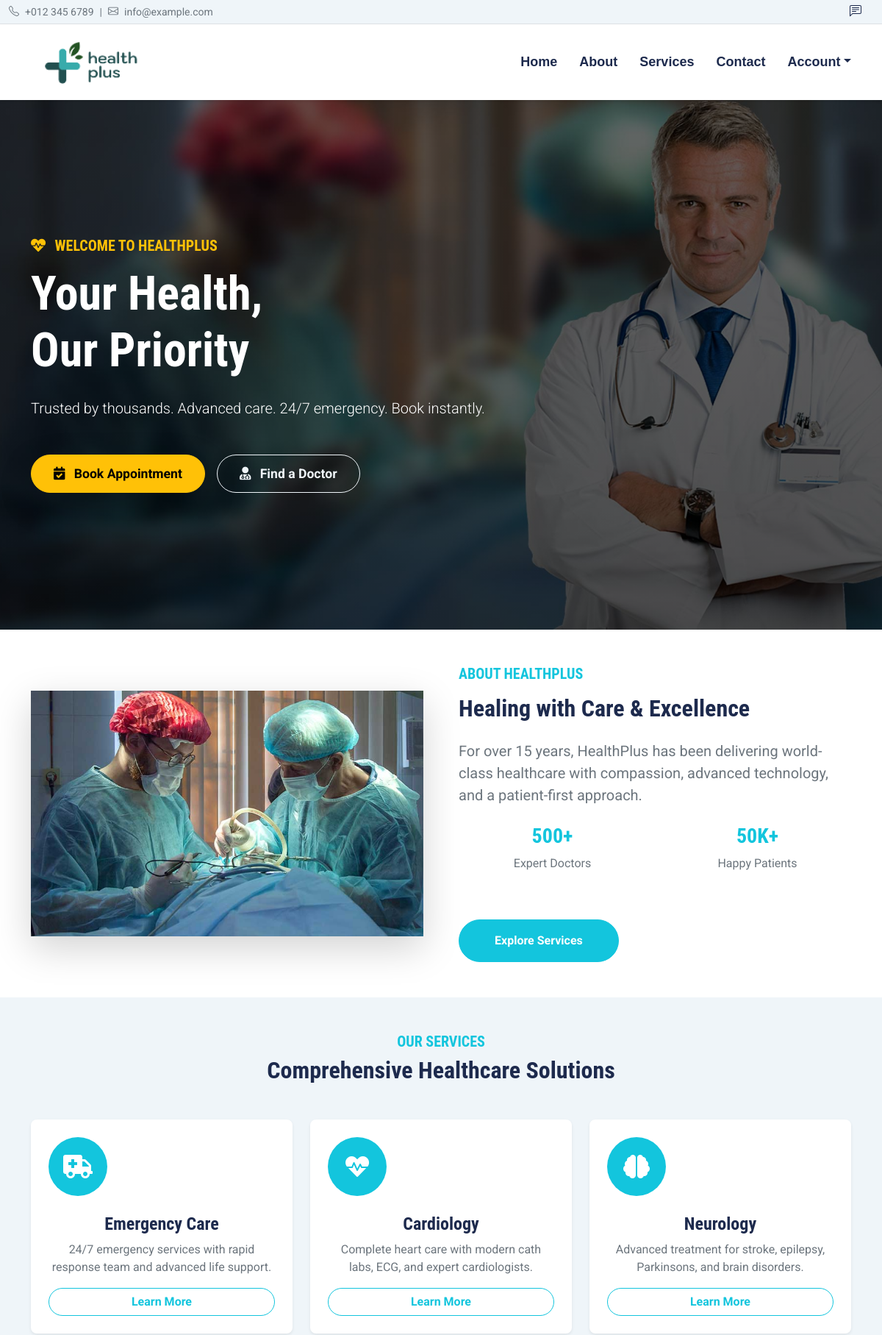
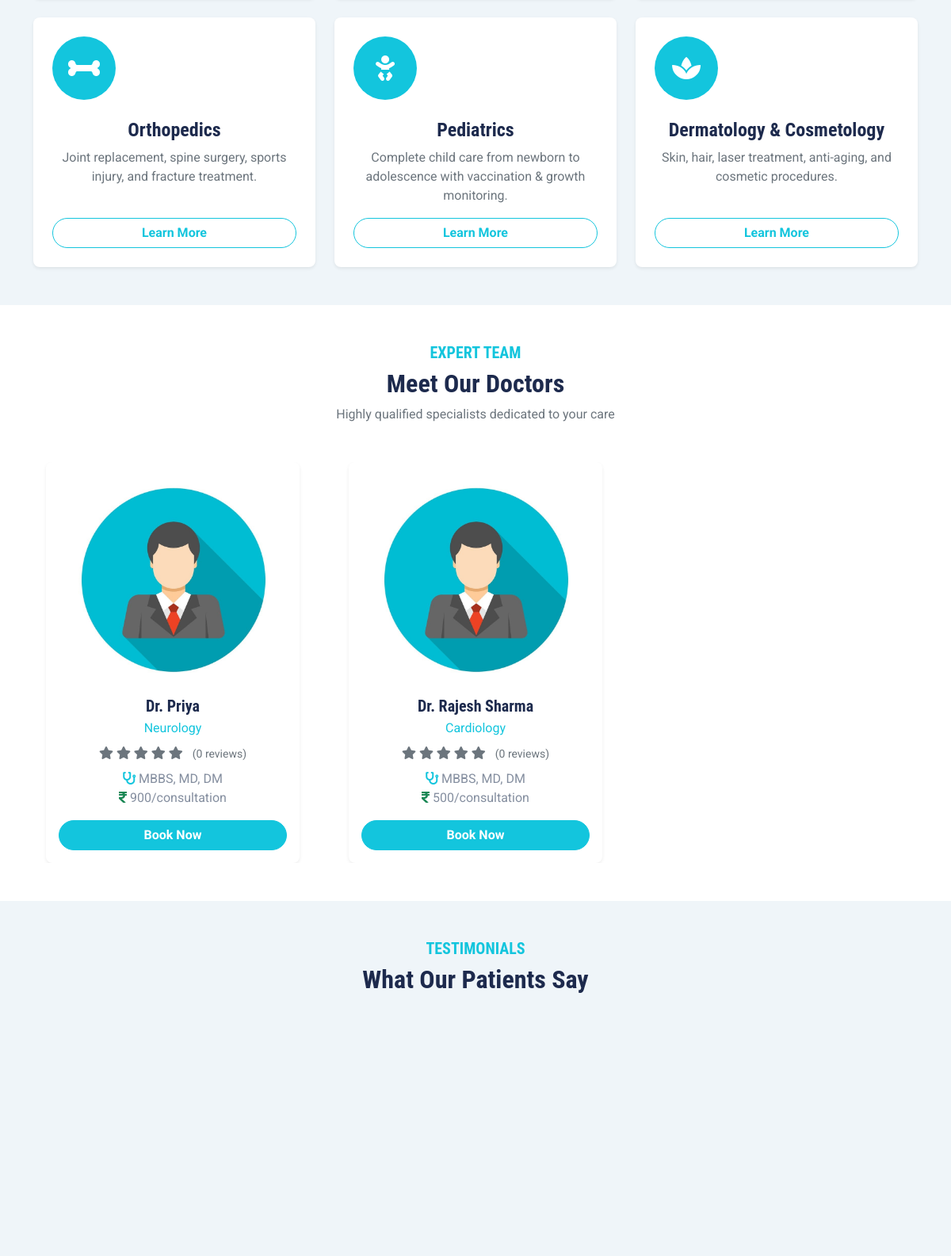
The page / (upper part) on the database its author committed (2 pictures, top to bottom).
### healthcare/models.py (models this page shows, shortened)
class Doctor(models.Model):
    user = models.OneToOneField(CustomUser, on_delete=models.CASCADE, related_name='doctor_profile')
    speciality = models.ForeignKey(Speciality, on_delete=models.SET_NULL, null=True, related_name='doctors')
    degree = models.CharField(max_length=100)
    experience_years = models.PositiveIntegerField(default=0)
    fees = models.PositiveIntegerField(validators=[MinValueValidator(100)])
    consultation_time = models.PositiveSmallIntegerField(default=30, help_text="Minutes per patient")
    is_verified = models.BooleanField(default=False)
    rating = models.DecimalField(max_digits=3, decimal_places=2, default=0.00)
    total_reviews = models.PositiveIntegerField(default=0)
    created_at = models.DateTimeField(auto_now_add=True)
    class Meta:
        ordering = ['user__first_name']

class CustomUser(AbstractUser):
    ROLE_CHOICES = (
        ('patient', 'Patient'),
        ('doctor', 'Doctor'),
        ('admin', 'Admin'),
    )
    username = None
    email = models.EmailField(unique=True, db_index=True)
    role = models.CharField(max_length=20, choices=ROLE_CHOICES, default='patient')
    first_name = models.CharField(max_length=50)
    last_name = models.CharField(max_length=50, blank=True)
    mobile_number = models.CharField(max_length=15, blank=True, null=True)
    gender = models.CharField(max_length=10, choices=[('male','Male'),('female','Female'),('other','Other')], blank=True)
    dob = models.DateField("Date of Birth", null=True, blank=True)
    address = models.TextField(blank=True)
    image = models.ImageField(upload_to='users/', blank=True, null=True)
    is_email_verified = models.BooleanField(default=False)
    created_at = models.DateTimeField(auto_now_add=True)
    objects = UserManager()
    USERNAME_FIELD = 'email'
    REQUIRED_FIELDS = []
    def get_full_name(self):
        return f"{self.first_name} {self.last_name}".strip() or self.email

class Speciality(models.Model):
    name = models.CharField(max_length=100, unique=True)
    description = models.TextField(blank=True)
    created_at = models.DateTimeField(auto_now_add=True)

class Feedback(models.Model):
    user = models.ForeignKey(CustomUser, on_delete=models.SET_NULL, null=True, blank=True)
    rating = models.PositiveSmallIntegerField(choices=[(i,i) for i in range(1,6)])
    message = models.TextField()
    created_at = models.DateTimeField(auto_now_add=True)

### healthcare/views/index.py (the view)
# urls.py: 2. Add a URL to urlpatterns:  path('', views.home, name='home')
def home(request):
    services = [
        {
            'title': 'Emergency Care',
            'description': '24/7 emergency services with rapid response team and advanced life support.',
            'icon': 'fa-ambulance'
        },
        {
            'title': 'Cardiology',
            'description': 'Complete heart care with modern cath labs, ECG, and expert cardiologists.',
            'icon': 'fa-heartbeat'
        },
        {
            'title': 'Neurology',
            'description': 'Advanced treatment for stroke, epilepsy, Parkinsons, and brain disorders.',
            'icon': 'fa-brain'
        },
        {
            'title': 'Orthopedics',
            'description': 'Joint replacement, spine surgery, sports injury, and fracture treatment.',
            'icon': 'fa-bone'
        },
        {
            'title': 'Pediatrics',
            'description': 'Complete child care from newborn to adolescence with vaccination & growth monitoring.',
            'icon': 'fa-baby'
        },
        {
            'title': 'Dermatology & Cosmetology',
            'description': 'Skin, hair, laser treatment, anti-aging, and cosmetic procedures.',
            'icon': 'fa-spa'
        },
    ]
    doctors = Doctor.objects.filter(is_verified=True)[:10]
    feedback = Feedback.objects.all()
    context = {'services': services, 'doctors': doctors, 'feedback': feedback}
    return render(request,'pages/home.html', context)

### templates/pages/home.html (shortened to what this page needs)
{% extends "base/base.html" %}
{% load static %}
{% block extra_css %}
<link href="https://cdn.jsdelivr.net/npm/owl.carousel@2.3.4/dist/assets/owl.carousel.min.css" rel="stylesheet">
<link href="https://cdn.jsdelivr.net/npm/owl.carousel@2.3.assets/owl.theme.default.min.css" rel="stylesheet">
{% endblock %}
{% block content %}
<section class="hero-header">
    <div class="container">
        <div class="row align-items-center">
            <div class="col-lg-7 text-center text-lg-start">
                <h5 class="text-uppercase text-warning mb-3 fw-bold">
                    <i class="fas fa-heartbeat me-2"></i> Welcome to HealthPlus
                </h5>
                <h1 class="display-3 text-white mb-4">
                    Your Health,<br>Our Priority
                </h1>
                <p class="lead mb-5 fs-5">
                    Trusted by thousands. Advanced care. 24/7 emergency. Book instantly.
                </p>
                <div class="d-flex flex-wrap gap-3 justify-content-center justify-content-lg-start">
                    <a href="{% if user.is_authenticated %}{% url 'book_appointment' %}{% else %}{% url 'login' %}{% endif %}"
                       class="btn btn-warning btn-cta shadow-lg">
                        <i class="fas fa-calendar-check me-2"></i> Book Appointment
                    </a>
                    <a href="#doctors" class="btn btn-outline-light btn-cta">
                        <i class="fas fa-user-md me-2"></i> Find a Doctor
                    </a>
                </div>
            </div>
        </div>
    </div>
</section>
<section class="py-5 bg-white">
    <div class="container">
        <div class="row align-items-center g-5">
            <div class="col-lg-6">
                <img src="{% static 'img/about.jpg' %}" class="img-fluid rounded-4 shadow-lg" alt="HealthPlus Hospital">
            </div>
            <div class="col-lg-6">
                <h5 class="text-primary text-uppercase fw-bold mb-3">About HealthPlus</h5>
                <h2 class="fw-bold mb-4">Healing with Care & Excellence</h2>
                <p class="text-muted fs-5 mb-4">
                    For over 15 years, HealthPlus has been delivering world-class healthcare with compassion, advanced technology, and a patient-first approach.
                </p>
                <div class="row g-4 mb-5">
                    <div class="col-6">
                        <div class="text-center">
                            <h3 class="text-primary fw-bold">500+</h3>
                            <p class="text-muted">Expert Doctors</p>
                        </div>
                    </div>
                    <div class="col-6">
                        <div class="text-center">
                            <h3 class="text-primary fw-bold">50K+</h3>
                            <p class="text-muted">Happy Patients</p>
                        </div>
                    </div>
                </div>
                <a href="#services" class="btn btn-primary rounded-pill px-5 py-3">Explore Services</a>
            </div>
        </div>
    </div>
</section>
<section class="py-5 bg-light" id="services">
    <div class="container">
        <div class="text-center mb-5">
            <h5 class="text-primary text-uppercase fw-bold">Our Services</h5>
            <h2 class="fw-bold">Comprehensive Healthcare Solutions</h2>
        </div>
        <div class="row g-4">
            {% for service in services|slice:":6" %}
            <div class="col-lg-4 col-md-6">
                <div class="card service-card h-100 border-0 shadow-sm text-center p-4">
                    <div class="bg-primary text-white rounded-circle d-inline-flex align-items-center justify-content-center mb-4" style="width:80px;height:80px;">
                        <i class="fas fa-2x {{ service.icon|default:'fa-stethoscope' }}"></i>
                    </div>
                    <h4 class="fw-bold">{{ service.title }}</h4>
                    <p class="text-muted">{{ service.description|truncatewords:25 }}</p>
                    <a href="#" class="btn btn-outline-primary rounded-pill mt-auto">Learn More</a>
                </div>
            </div>
            {% endfor %}
        </div>
    </div>
</section>
<section class="py-5" id="doctors">
    <div class="container">
        <div class="text-center mb-5">
            <h5 class="text-primary text-uppercase fw-bold">Expert Team</h5>
            <h2 class="fw-bold">Meet Our Doctors</h2>
            <p class="text-muted">Highly qualified specialists dedicated to your care</p>
        </div>
        <div class="owl-carousel doctor-carousel">
            {% for doctor in doctors %}
            <div class="text-center px-3">
                <div class="card doctor-card border-0 shadow-sm overflow-hidden">
                    {% if doctor.user.image %}
                        <img src="{{ doctor.user.image.url }}" class="doctor-img" alt="Dr. {{ doctor.user.get_full_name }}">
                    {% else %}
                        <img src="{% static 'img/login_logo.jpeg' %}" class="doctor-img" alt="Doctor">
                    {% endif %}
                    <div class="card-body">
                        <h5 class="fw-bold mb-1">Dr. {{ doctor.user.get_full_name }}</h5>
                        <p class="text-primary mb-2">{{ doctor.speciality.name }}</p>
                        <div class="star-rating mb-2">
                            {% with rating=doctor.rating|floatformat:0 %}
                                {% for i in "12345" %}
                                    <i class="fas fa-star {% if forloop.counter <= rating %}text-warning{% else %}text-muted{% endif %}"></i>
                                {% endfor %}
                            {% endwith %}
                            <small class="ms-2 text-muted">({{ doctor.total_reviews }} reviews)</small>
                        </div>
                        <p class="mb-3">
                            <i class="fas fa-stethoscope text-primary"></i> {{ doctor.degree }}<br>
                            <i class="fas fa-rupee-sign text-success"></i> {{ doctor.fees }}/consultation
                        </p>
                        <a href="{% if user.is_authenticated %}{% url 'book_appointment' %}{% else %}{% url 'login' %}{% endif %}"
                           class="btn btn-primary rounded-pill w-100">
                            Book Now
                        </a>
                    </div>
                </div>
            </div>
            {% endfor %}
        </div>
    </div>
</section>
<section class="py-5 bg-light">
    <div class="container">
        <div class="text-center mb-5">
            <h5 class="text-primary text-uppercase fw-bold">Testimonials</h5>
            <h2 class="fw-bold">What Our Patients Say</h2>
        </div>
        <div class="owl-carousel testimonial-carousel">
            {% for fb in feedback|slice:":6" %}
            <div class="text-center p-4">
                <div class="bg-white rounded-4 shadow p-5">
                    <div class="mb-4">
                        {% for i in "12345" %}
                            <i class="fas fa-star star-rating {% if forloop.counter <= fb.rating %}text-warning{% endif %}"></i>
                        {% endfor %}
                    </div>
                    <p class="fst-italic fs-5 text-muted mb-4">“{{ fb.message }}”</p>
                </div>
            </div>
            {% empty %}
            <p class="text-center text-muted py-5">No testimonials yet. Be the first!</p>
            {% endfor %}
        </div>
    </div>
</section>
{% endblock %}

### static/css/style.css (style rules this page uses)
:root { --primary: #13C5DD; --secondary: #354F8E; --light: #EFF5F9; --dark: #1D2A4D; }
.btn { font-weight: 700; transition: .5s; }
.btn-primary { color: #FFFFFF; }
.hero-header { background: url(../img/hero.jpg) top right no-repeat; background-size: cover; }

### rows shown on the page
Doctor: user.get_full_name "Priya", speciality.name "Neurology", rating 0 (drawn), total_reviews "0", degree "MBBS, MD, DM", fees "900"
Doctor: user.get_full_name "Rajesh Sharma", speciality.name "Cardiology", rating 0 (drawn), total_reviews "0", degree "MBBS, MD, DM", fees "500"
Feedback: rating 5 (drawn)

### other values the page prints
{{ service.title }} "Emergency Care" "Cardiology" "Neurology" "Orthopedics" "Pediatrics" "Dermatology & Cosmetology"
{{ service.description|truncatewords:25 }} "24/7 emergency services with rapid response team and advanced life support." "Complete heart care with modern cath labs, ECG, and expert cardiologists." "Advanced treatment for stroke, epilepsy, Parkinsons, and brain disorders." "Joint replacement, spine surgery, sports injury, and fracture treatment." "Complete child care from newborn to adolescence with vaccination & growth monitoring." "Skin, hair, laser treatment, anti-aging, and cosmetic procedures."
